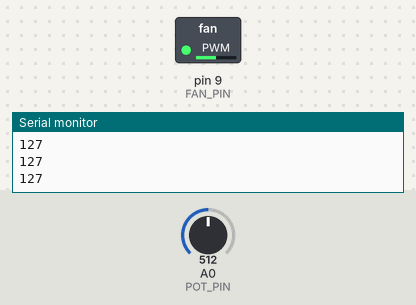
The sketch below on a simulated Arduino Uno, built with avr-gcc and run on an emulated ATmega328P. Shown: switched loads named in the sketch (green lamp = pin HIGH), the last lines printed to the serial monitor. The inputs (shaded band) are chosen by the test bench; at power-on: A0 (POT_PIN) = 512.

Above: at 1.2 s.
1.3 s: A0 (POT_PIN) set to 716
At 1.6 s:
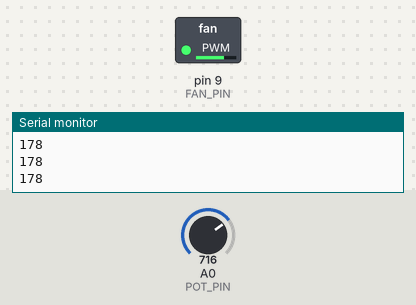
2.8 s: A0 (POT_PIN) set to 900
At 3.7 s:
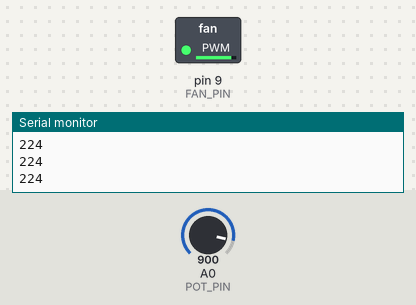
4.3 s: A0 (POT_PIN) set to 122
At 4.7 s:
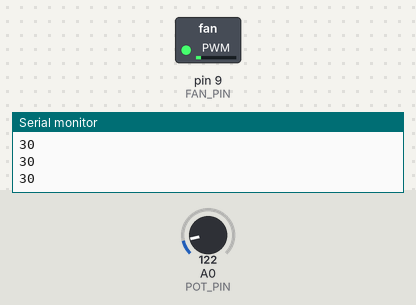
5.8 s: A0 (POT_PIN) set to 0
At 6.2 s:
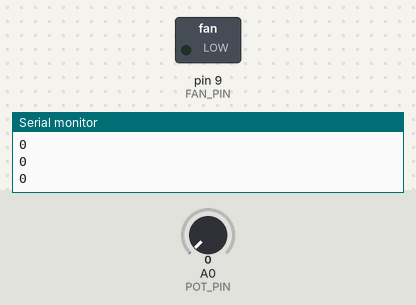
7.3 s: A0 (POT_PIN) set to 511
At 8.2 s:
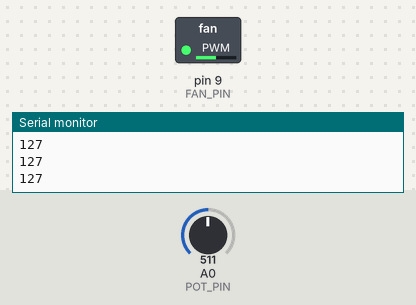
Timing chart, 0 to 9.8 s (numbered marks = the images above; inputs shaded):
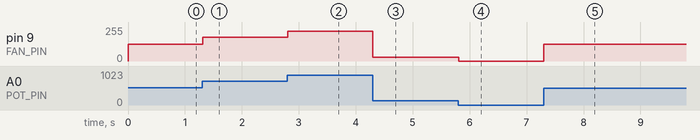

The sketch:

4.ino
```cpp
#define FAN_PIN 9     //fan is connected to pwm pin 9 of the arduino
#define POT_PIN A0    // potentiometer is connected to pin A0

void setup() {
 // initialize serial communication at 9600 bits per second:
 Serial.begin(9600);
 pinMode(FAN_PIN, OUTPUT);  //define pinmode for pin 9 as OUTPUT
 pinMode(POT_PIN, INPUT);   // define potentiometer pin as INPUT
}

void loop() {
 // read the input on analog pin 0:
 int pot = analogRead(POT_PIN);

 int fan_speed = pot * (255 / 1023.0); //this scales the value between 0-255
 analogWrite(FAN_PIN,fan_speed); //this sends pwm pulse to pin 9 of fan_speed no

 Serial.println(fan_speed); //this prints fanspeed value in serial
 delay(10); // delay of 10 to provide stability
}
```

Measured:
- after the input at 1.3 s, pin 9 (FAN_PIN): 127/255 → 178/255 at once
- after the input at 2.8 s, pin 9 (FAN_PIN): 178/255 → 224/255 at once
- after the input at 4.3 s, pin 9 (FAN_PIN): 224/255 → 30/255 at once
- after the input at 5.8 s, pin 9 (FAN_PIN): 30/255 → 0/255 at once
- after the input at 7.3 s, pin 9 (FAN_PIN): 0/255 → 127/255 at once
